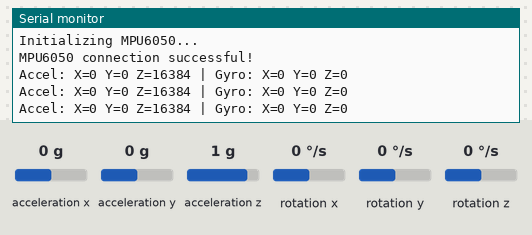
The program below on a simulated ESP32. Parts: the last lines printed to the serial monitor. The inputs (shaded band) are chosen by the test bench; at power-on: acceleration x 0 g, acceleration y 0 g, acceleration z 1 g, rotation x 0 °/s, rotation y 0 °/s, rotation z 0 °/s.

Above: at 1.2 s.
1.3 s: acceleration x set to -1.4 g
At 1.9 s:
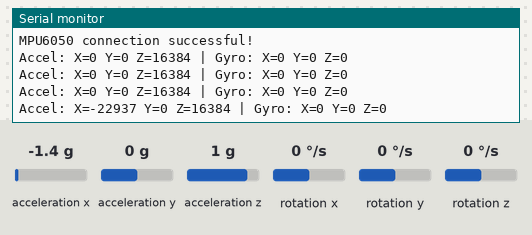
2.8 s: acceleration y set to -1.4 g
At 3.4 s:
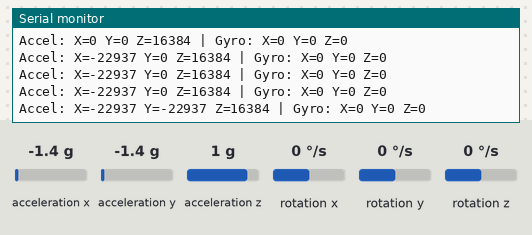
4.3 s: acceleration z set to -1.4 g
At 5.0 s:
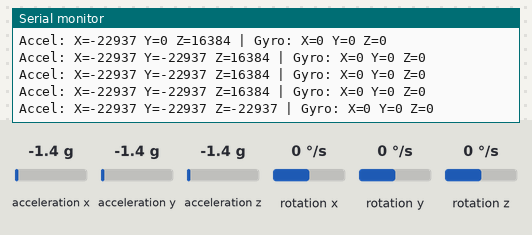
5.8 s: rotation x set to -192 °/s
At 6.5 s:
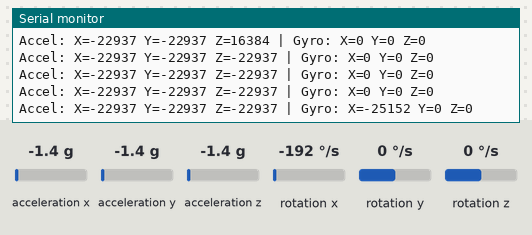
7.3 s: rotation y set to -192 °/s
At 8.0 s:
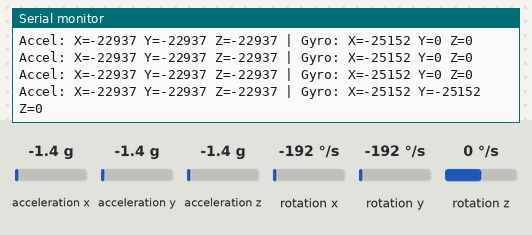

Measured:
- after the input at 1.3 s, the serial monitor: prints a new line after 0.22 s (image 1)
- after the input at 2.8 s, the serial monitor: prints a new line after 0.23 s (image 2)
- after the input at 4.3 s, the serial monitor: prints a new line after 0.24 s (image 3)
- after the input at 5.8 s, the serial monitor: prints a new line after 0.25 s (image 4)
- after the input at 7.3 s, the serial monitor: prints a new line after 0.26 s (image 5)

The program:

main.cpp
```cpp
#include <Arduino.h>
#include <Wire.h>
#include <MPU6050.h>

MPU6050 mpu;

void setup()
{
  Serial.begin(115200);

  // Use GPIO23 for SDA and GPIO22 for SCL
  Wire.begin(23, 22);

  Serial.println("Initializing MPU6050...");
  mpu.initialize();

  if (mpu.testConnection())
  {
    Serial.println("MPU6050 connection successful!");
  }
  else
  {
    Serial.println("MPU6050 connection failed!");
    while (1)
      ; // Stop if no connection
  }
}

void loop()
{
  int16_t ax, ay, az, gx, gy, gz;

  mpu.getMotion6(&ax, &ay, &az, &gx, &gy, &gz);

  Serial.print("Accel: ");
  Serial.print("X=");
  Serial.print(ax);
  Serial.print(" Y=");
  Serial.print(ay);
  Serial.print(" Z=");
  Serial.print(az);

  Serial.print(" | Gyro: ");
  Serial.print("X=");
  Serial.print(gx);
  Serial.print(" Y=");
  Serial.print(gy);
  Serial.print(" Z=");
  Serial.println(gz);

  delay(500);
}
```
